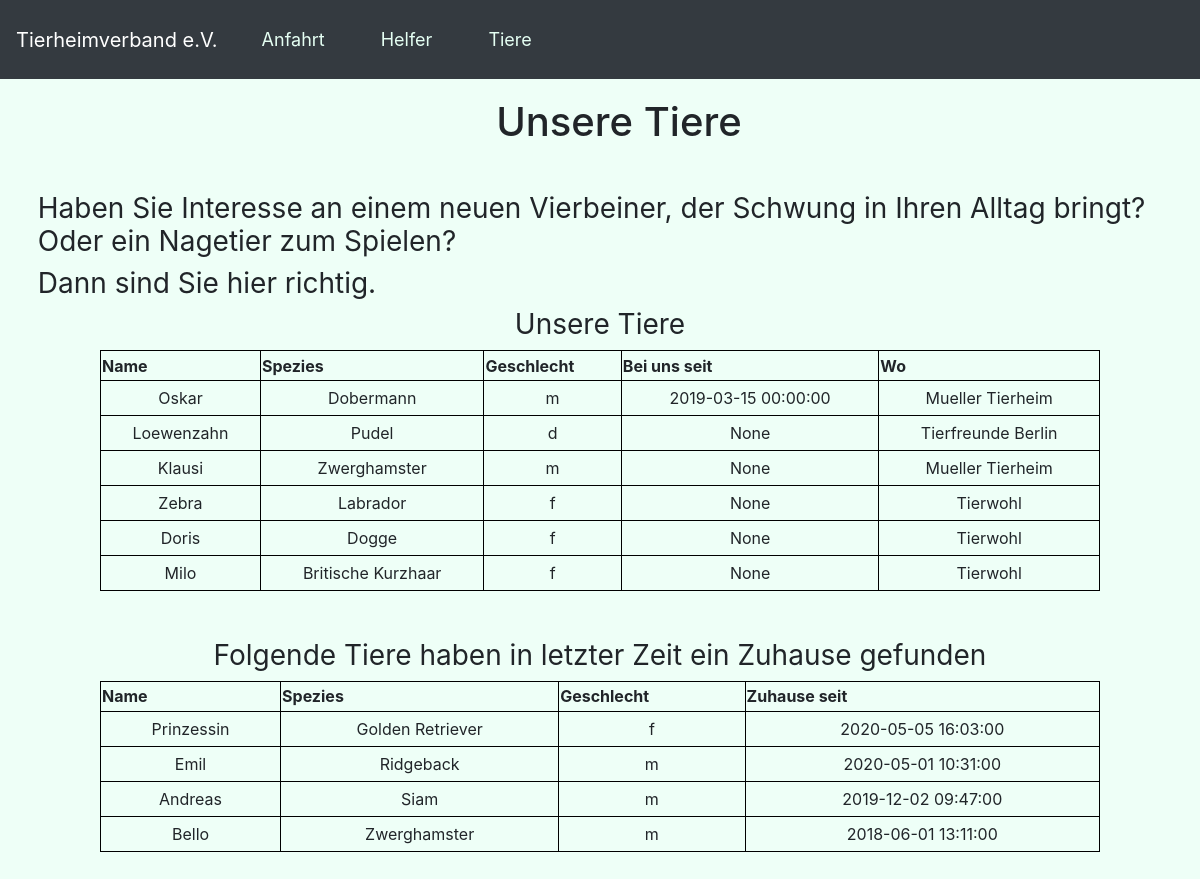
Page /UC3 on the committed database.
### database.py (models this page shows, shortened)
class Animals(db.Model):
    id = db.Column(db.Integer, primary_key=True)
    animal_name = db.Column(db.String(20), nullable=False)
    gender = db.Column(db.String(1), nullable=False) #only m or f [or d if the animal insists :D ]
    brought_in = db.Column(db.DateTime, default=datetime.utcnow) # Tiere sind von dem Zeitpunkt der Erfassung offiziell im Tierheim
    taken_at = db.Column(db.DateTime, nullable=True)
    meal = db.relationship('Animals', secondary=animalfood, backref=db.backref('eaten_by'), lazy = 'dynamic') # Table, secondary(Many-to-Many), name for backref, loads when asked to
    shelter = db.Column(db.Integer, db.ForeignKey('shelters.id'), nullable=False)
    species_id = db.Column(db.Integer, db.ForeignKey('species.id'), nullable=False)
    taken_by = db.Column(db.Integer, db.ForeignKey('takers.id'), nullable=True) #relationship looks up python code (Class name), ForeignKey looks up database (table name)

class Species(db.Model):
    id = db.Column(db.Integer, primary_key=True)
    species_name = db.Column(db.String(20), nullable = False)
    animal = db.relationship('Animals', backref='species', lazy='dynamic') #backref declares property on class Species (my_species.animal possible now). lazy is when to load the data (True is a in one go as normal select, False is a JOIN statement)
    sup_species = db.Column(db.Integer, db.ForeignKey('species.id'), nullable=True)

class Shelters(db.Model):
    id = db.Column(db.Integer, primary_key=True)
    shelter_name = db.Column(db.String(20), nullable=False)
    founded_at = db.Column(db.DateTime)
    manager = db.relationship('Managers', backref='shelters', lazy='dynamic',  cascade="all, delete-orphan")
    donation = db.relationship('Donations', backref='shelters', lazy='dynamic', )
    volunteer = db.relationship('Volunteers', backref='shelters', lazy='dynamic',   cascade="all, delete-orphan")
    animal = db.relationship('Animals', backref='shelters', lazy='dynamic',  cascade="all, delete-orphan")
    vet = db.Column(db.Integer, db.ForeignKey('vets.id'), nullable=True)
    address = db.Column(db.Integer, db.ForeignKey('addresses.id'), nullable=True)

### database.py (the view)
@app.route('/UC3', methods=['POST', 'GET'])
def UC3():
    if request.method == 'POST':
        task_content = request.form['content']
        new_task = Animals(animal_name=task_content)
        try:
            db.session.add(new_task)
            db.session.commit()
            return redirect('/')
        except:
            return 'There was an issue adding your task'
    else:
        animals = Animals.query.order_by(Animals.taken_at.desc()).all()
        shelters = Shelters.query.order_by(Shelters.id).all()
        species = Species.query.order_by(Species.id).all()
        return render_template('UC3Tiere.html', animals=animals, shelters=shelters, species=species)

### templates/UC3Tiere.html (shortened to what this page needs)
{% extends 'base.html' %}
{% block head %}
    <link rel="stylesheet" href="../static/css/UC3.css">
{% endblock %}
{% block body %}
<div style="padding-bottom: 2cm;">
    <div style="padding-left: 1cm; padding-top: .5cm;">
        <h1 style="text-align: center; padding-bottom: 1cm;">Unsere Tiere</h1>
        <h3>Haben Sie Interesse an einem neuen Vierbeiner, der Schwung in Ihren Alltag bringt? Oder ein Nagetier zum Spielen?</h3>
        <h3>Dann sind Sie hier richtig.</h3>
    </div>
    <div class="content">
        <h3 style="text-align: center">Unsere Tiere</h3>
        {% if animals|length < 1 %}
        <h4 style="text-align: center">Leider ist hier ein Fehler aufgetreten, wir kümmern uns darum.</h4>
        {% else %}
        <table>
            <tr>
                <th>Name</th>
                <th>Spezies</th>
                <th>Geschlecht</th>
                <th nowrap>Bei uns seit</th>
                <th>Wo</th>
            </tr>
            {% for animal in animals %}
                {% if animal.taken_at == none %}
                <tr>
                    <td>{{ animal.animal_name }}</td>
                    {% for spe in species %}
                        {% if spe.id == animal.species_id %}
                            <td nowrap>{{ spe.species_name }}</td>
                        {% endif %}
                    {% endfor %}
                    <td>{{ animal.gender }}</td>
                    <td nowrap>{{ animal.brought_in}} </td>
                    {% for shelter in shelters %}
                        {% if shelter.id == animal.shelter %}
                            <td nowrap>{{ shelter.shelter_name }}</td>
                        {% endif %}
                    {% endfor %}
                </tr>
                {% endif %}
            {% endfor %}
        </table><br><br>
        <h3 style="text-align: center">Folgende Tiere haben in letzter Zeit ein Zuhause gefunden</h3>
        <table>
            <tr>
                <th>Name</th>
                <th>Spezies</th>
                <th>Geschlecht</th>
                <th>Zuhause seit</th>
            </tr>
            {% for animal in animals %}
            {% if animal.taken_at != none %}
            <tr>
                <td>{{ animal.animal_name }}</td>
                {% for spe in species %}
                    {% if spe.id == animal.species_id %}
                        <td nowrap>{{ spe.species_name }}</td>
                    {% endif %}
                {% endfor %}
                <td>{{ animal.gender }}</td>
                <td id="taken"> {{ animal.taken_at }} </td>
            </tr>
            {% endif %}
            {% endfor %}
        </table>
        {% endif %}
    </div>
    <div class="row" style="padding-top: 2cm;">
    </div>
</div>
{% endblock %}

### templates/base.html (shortened to what this page needs)
<!DOCTYPE html>
<html lang="en">
    <head>
        <link rel="stylesheet" href="../static/css/main.css">
        <link rel="stylesheet" href="https://stackpath.bootstrapcdn.com/bootstrap/4.4.1/css/bootstrap.min.css">
        {% block head %}{% endblock %}
    </head>
    <body style="background-color: rgb(238, 255, 247);">
        {% block navbar %}
        <nav class="navbar navbar-fixed-top navbar-expand-sm navbar-dark bg-dark">
            <a href="/" class="navbar-brand">Tierheimverband e.V.</a>
            <div class="collapse navbar-collapse" id="navbarMenu">
                <ul class="navbar-nav">
                    <li class="nav-item"><a style="text-decoration: none; color: rgb(229,255,243); font-size: large;" class="nav-link" href="/UC1">Anfahrt</a></li>
                    <li class="nav-item"><a style="text-decoration: none; color: rgb(229,255,243); font-size: large;" class="nav-link" href="/UC2">Helfer</a></li>
                    <li class="nav-item"><a style="text-decoration: none; color: rgb(229,255,243); font-size: large;" class="nav-link" href="/UC3">Tiere</a></li>
                </ul>
            </div>
        </nav>
        {% endblock %}
        {%block body%}{% endblock %}
    </body>
</html>

### static/css/main.css (style rules this page uses)
body, html { margin: 0; font-family: 'Arial'; }
.content { margin: 0 auto; width: 1000px; }
table, td, th { text-align: "center"; border: 1px solid rgb(0, 0, 0); }
table { border-collapse: collapse; width: 100%; }
th { height: 30px; }
td { text-align: center; padding: 5px; }
li { color: rgb(255, 255, 255); float: left; position: relative; padding: 10px 20px; overflow: hidden; }
li::after { background-color: rgb(255, 255, 255); content: ""; width: 0; height: 5px; left: 0; bottom: 0; margin-left: 40%; margin-right: 40%; transition: width 0.35s ease 0s; position: absolute; }

### static/css/UC3.css (style rules this page uses)
li { color: white; float: left; position: relative; padding: 10px 20px; overflow: hidden; }
li::after { background-color: white; content: ""; width: 0; height: 5px; left: 0; bottom: 0; margin-left: 40%; margin-right: 40%; transition: width 0.35s ease 0s; position: absolute; }
ul { list-style: none; padding: 0; margin: 0; }
h3 { font-weight: normal; }

### rows in the picture
Animals: animal_name "Oskar", gender "m", brought_in "2019-03-15 00:00:00"
Species: species_name "Dobermann"
Shelters: shelter_name "Mueller Tierheim"
Animals: animal_name "Loewenzahn", gender "d", brought_in "None"
Species: species_name "Pudel"
Shelters: shelter_name "Tierfreunde Berlin"
Animals: animal_name "Klausi", gender "m", brought_in "None"
Species: species_name "Zwerghamster"
Animals: animal_name "Zebra", gender "f", brought_in "None"
Species: species_name "Labrador"
Shelters: shelter_name "Tierwohl"
Animals: animal_name "Doris", gender "f", brought_in "None"
Species: species_name "Dogge"
Animals: animal_name "Milo", gender "f", brought_in "None"
Species: species_name "Britische Kurzhaar"
Animals: animal_name "Prinzessin", gender "f", taken_at "2020-05-05 16:03:00"
Species: species_name "Golden Retriever"
Animals: animal_name "Emil", gender "m", taken_at "2020-05-01 10:31:00"
Species: species_name "Ridgeback"
Animals: animal_name "Andreas", gender "m", taken_at "2019-12-02 09:47:00"
Species: species_name "Siam"
Animals: animal_name "Bello", gender "m", taken_at "2018-06-01 13:11:00"
